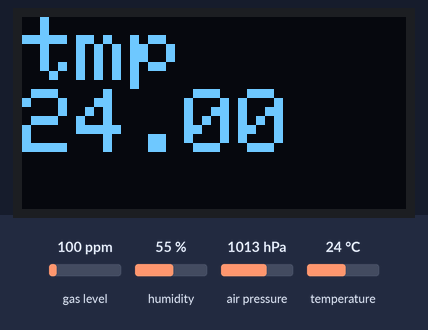
This sketch was run on a simulated Particle Photon. Shown: 128×64 one-colour display. The inputs (shaded band) are chosen by the test bench; at power-on: gas level 100 ppm, humidity 55 %, air pressure 1013 hPa, temperature 24 °C. The display library's start-up logo is not drawn.

Above: at 1.3 s.

The sketch:

tmp.ino
```cpp
#include "Adafruit_BME680.h"

#include "Adafruit_GFX.h"
#include "Adafruit_SSD1306.h"

#define BME_SCK 7
#define BME_MISO 5
#define BME_MOSI 3
#define BME_CS 13

#define SEALEVELPRESSURE_HPA (1013.25)

#define OLED 11

Adafruit_BME680 bme(BME_CS, BME_MOSI, BME_MISO,  BME_SCK);

double temperature = 0;
double relativeHumidity = 0;
double pressureHpa = 0;
double gasResistance = 0;
double approxAltitude = 0;

Adafruit_SSD1306 display(OLED);

void setup() {
  if (!bme.begin()) {
    Particle.publish("log", "sensor not found");
  } else {
    Particle.publish("log", "connected");

    bme.setTemperatureOversampling(BME680_OS_8X);
    bme.setHumidityOversampling(BME680_OS_2X);
    bme.setPressureOversampling(BME680_OS_4X);
    bme.setIIRFilterSize(BME680_FILTER_SIZE_3);
    bme.setGasHeater(320, 150);

    Particle.variable("temperature", &temperature, DOUBLE);
    Particle.variable("humidity", &relativeHumidity, DOUBLE);
    Particle.variable("pressure", &pressureHpa, DOUBLE);
    Particle.variable("gas", &gasResistance, DOUBLE);
    Particle.variable("altitude", &approxAltitude, DOUBLE);
  }

  Serial.begin(9600);
  display.begin(SSD1306_SWITCHCAPVCC, 0x3C);

  display.display();
  delay(1000);
  display.clearDisplay();
}

void loop() {
  if (! bme.performReading()) {
    Particle.publish("error", "no data available");
  } else {
    temperature = bme.temperature;
    relativeHumidity = bme.humidity;
    pressureHpa = bme.pressure / 100.0;
    gasResistance = bme.gas_resistance / 1000.0;
    approxAltitude = bme.readAltitude(SEALEVELPRESSURE_HPA);

    String data = String::format(
      "{"
        "\"temperature\":%.2f,"
        "\"humidityPercentage\":%.2f,"
        "\"pressureHpa\":%.2f,"
        "\"gasResistance\":%.2f"
        "\"approxAltitude\":%.2f"
      "}",
      temperature,
      relativeHumidity,
      pressureHpa,
      gasResistance,
      approxAltitude);

    Particle.publish("c137/sensor", data, PRIVATE);

    display.clearDisplay();

    display.setTextSize(3);
    display.setTextColor(WHITE);
    display.setCursor(0,0);
    display.println("tmp");
    display.setTextSize(3);
    display.setTextColor(WHITE);
    display.printlnf("%.2f", temperature);
    display.display();
  }
  delay(180 * 1000);
}
```
